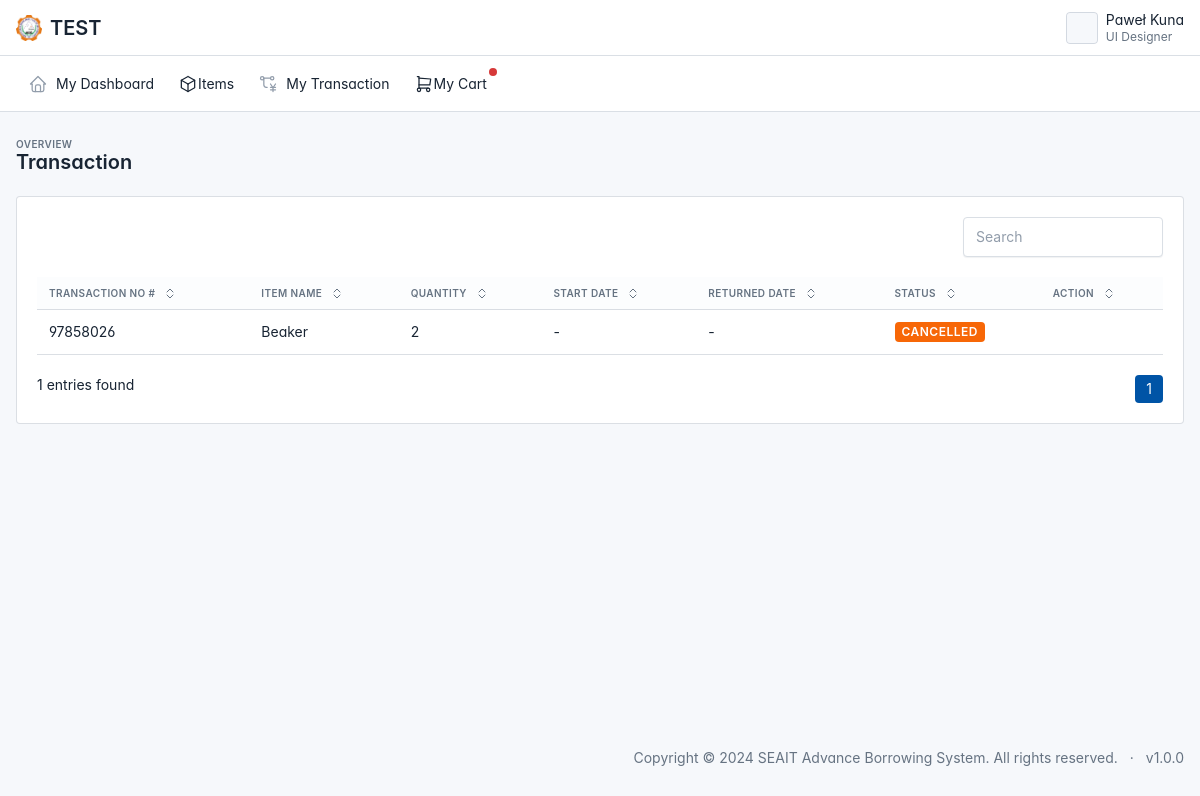
The app's page /user/transaction.php (signed in) with its own data.
### tables this page shows
CREATE TABLE IF NOT EXISTS `tbl_transaction` (
  `transaction_id` int NOT NULL AUTO_INCREMENT,
  `transaction_code` varchar(100) NOT NULL,
  `borrower_id` varchar(100) NOT NULL,
  `item_code` varchar(100) NOT NULL,
  `quantity` int NOT NULL,
  `return_quantity` int NOT NULL DEFAULT '0',
  `start_date` date NOT NULL DEFAULT '0000-00-00',
  `expected_return_date` date NOT NULL DEFAULT '0000-00-00',
  `return_date` date NOT NULL DEFAULT '0000-00-00',
  `status` int NOT NULL,
  `date_created` datetime NOT NULL DEFAULT CURRENT_TIMESTAMP,
  PRIMARY KEY (`transaction_id`),
  KEY `fk_borrower_id` (`borrower_id`),
  KEY `fk_item_code` (`item_code`)
);

CREATE TABLE IF NOT EXISTS `tbl_item` (
  `item_code` varchar(100) NOT NULL,
  `item_name` varchar(100) NOT NULL,
  `category_id` int NOT NULL,
  `size_id` int NOT NULL,
  `quantity` int NOT NULL,
  `item_condition` varchar(100) NOT NULL,
  `status` int NOT NULL,
  `description` varchar(100) NOT NULL,
  `img_path` varchar(100) NOT NULL,
  `date_created` datetime NOT NULL DEFAULT CURRENT_TIMESTAMP,
  PRIMARY KEY (`item_code`),
  KEY `fk_category_id` (`category_id`),
  KEY `fk_size_id` (`size_id`)
);

### user/transaction.php (shortened to what this page needs)
<?php
include '../connection.php';
?>
<!doctype html>
<html lang="en">
<?php include '../components/head.php' ?>
<body class=" layout-fluid">
  <div class="page">
    <?php include '../components/navbar.php' ?>
    <?php include '../components/usersidebar.php' ?>
    <div class="page-wrapper">
      <div class="page-header d-print-none">
        <div class="container-xl">
          <div class="row g-2 align-items-center">
            <div class="col">
              <div class="page-pretitle">
                Overview
              </div>
              <h2 class="page-title">
                Transaction
              </h2>
            </div>
          </div>
        </div>
      </div>
      <div class="page-body">
        <div class="container-xl">
          <div class="card">
            <div class="card-body">
              <div id="listjs">
                <div class="d-flex align-items-center justify-content-between">
                  <div class="flex-shrink-0">
                    <input class="form-control listjs-search" id="search-input" placeholder="Search" style="max-width: 200px;" />
                  </div>
                </div>
                <br>
                <div id="table-default" class="table-responsive">
                  <table class="table" id="tables">
                    <thead>
                      <tr>
                        <th>
                          <button class="table-sort" data-sort="sort-id">
                            Transaction No #
                          </button>
                        </th>
                        <th>
                          <button class="table-sort" data-sort="sort-department">
                            Item Name
                          </button>
                        </th>
                        <th>
                          <button class="table-sort" data-sort="sort-status">
                            Quantity
                          </button>
                        </th>
                        <th>
                          <button class="table-sort" data-sort="sort-status">
                            Start Date
                          </button>
                        </th>
                        <th>
                          <button class="table-sort" data-sort="sort-status">
                            Returned Date
                          </button>
                        </th>
                        <th>
                          <button class="table-sort" data-sort="sort-status">
                            Status
                          </button>
                        </th>
                        <th>
                          <button class="table-sort">
                            Action
                          </button>
                        </th>
                      </tr>
                    </thead>
                    <tbody class="table-tbody">
                      <?php
                      $sql = "SELECT
                       a.transaction_id,
                       a.item_code,
                       b.item_name,
                       a.quantity,
                       a.start_date,
                       a.expected_return_date,
                       a.status
                   FROM
                       tbl_transaction a
                   INNER JOIN tbl_item b ON
                       a.item_code = b.item_code
                   ORDER BY
                       a.date_created ASC";
                      $rs = $conn->query($sql);
                      foreach ($rs as $row) { ?>
                        <tr>
                          <td class="sort-id"><?php echo $row['transaction_id'] ?></td>
                          <td class="sort-department text-capitalize"><?php echo $row['item_name'] ?></td>
                          <td class="sort-department text-capitalize"><?php echo $row['quantity'] ?></td>
                          <td class="sort-department text-capitalize">
                            <?php
                            if ($row['start_date'] == '0000-00-00') {
                              echo '-';
                            } else {
                              echo $row['start_date'];
                            }
                            ?>
                          </td>
                          <td class="sort-returnedate text-capitalize">
                          <?php
                            if ($row['expected_return_date'] == '0000-00-00') {
                              echo '-';
                            } else {
                              echo $row['expected_return_date'];
                            }
                            ?>
                          </td>
                          <td class="sort-status">
                            <?php
                            if ($row['status'] == 1) {
                              echo '<span class="badge badge-sm bg-info text-uppercase ms-auto text-white">Partially Returned</span>';
                            } else if ($row['status'] == 2) {
                              echo '<span class="badge badge-sm bg-warning text-uppercase ms-auto text-white">Waiting to Returned</span>';
                            } else if ($row['status'] == 3) {
                              echo '<span class="badge badge-sm bg-teal text-uppercase ms-auto text-white">Waiting to Claim</span>';
                            } else if ($row['status'] == 4) {
                              echo '<span class="badge badge-sm bg-pink text-uppercase ms-auto text-white">Rejected</span>';
                            } else if ($row['status'] == 5) {
                              echo '<span class="badge badge-sm bg-warning text-uppercase ms-auto text-white">Cancelled</span>';
                            } else if ($row['status'] == 6) {
                              echo '<span class="badge badge-sm bg-secondary text-uppercase ms-auto text-white">For Approval</span>';
                            }else  if ($row['status'] == 0) {
                              echo '<span class="badge badge-sm bg-green text-uppercase ms-auto text-white">Returned</span>';
                            }
                            ?>
                          </td>
                          <td>
                          </td>
                        </tr>
                      <?php } ?>
                    </tbody>
                  </table>
                  <br>
                  <div class="btn-toolbar">
                    <p class="mb-0" id="listjs-showing-items-label">Showing 0 items</p>
                    <ul class="pagination ms-auto mb-0"></ul>
                  </div>
                </div>
              </div>
            </div>
          </div>
        </div>
      </div>
      <?php include '../components/footer.php' ?>
    </div>
  </div>
</body>
</html>

### components/head.php (style rules this page uses)
:root { --tblr-font-sans-serif: 'Inter Var', -apple-system, BlinkMacSystemFont, San Francisco, Segoe UI, Roboto, Helvetica Neue, sans-serif; }
body { font-feature-settings: "cv03", "cv04", "cv11"; }

### records on screen
tbl_transaction: transaction_id "97858026", item_code.item_name "Beaker", quantity "2", status "CANCELLED"
